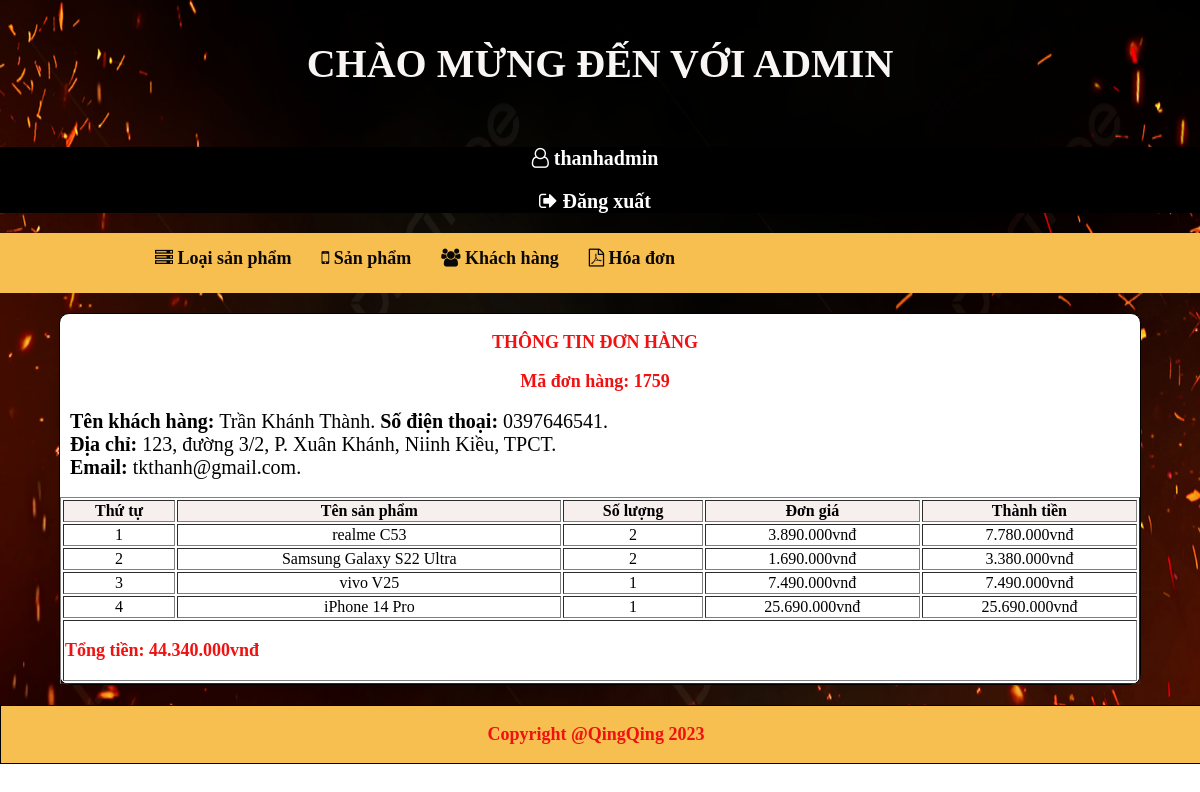
The page /admincp/index.php?action=donhang&query=xemdonhang&code=1759 (signed in) on the database its author committed.
### tables this page shows
CREATE TABLE `tbl_cart` (
  `id_cart` int(11) NOT NULL,
  `id_khachhang` int(11) NOT NULL,
  `code_cart` varchar(10) DEFAULT NULL,
  `cart_status` int(11) DEFAULT NULL
);

CREATE TABLE `tbl_kh` (
  `id_khachhang` int(11) NOT NULL,
  `hoten` varchar(30) DEFAULT NULL,
  `diachi` varchar(100) DEFAULT NULL,
  `email` varchar(50) DEFAULT NULL,
  `sodienthoai` varchar(11) DEFAULT NULL,
  `matkhau` varchar(100) DEFAULT NULL
);

CREATE TABLE `tbl_cart_detail` (
  `id_cart_detail` int(11) NOT NULL,
  `code_cart` varchar(10) DEFAULT NULL,
  `id_sanpham` int(11) NOT NULL,
  `soluongmua` int(11) DEFAULT NULL
);

CREATE TABLE `tbl_sp` (
  `id_sanpham` int(11) NOT NULL,
  `tensanpham` varchar(50) DEFAULT NULL,
  `soluong` int(11) DEFAULT NULL,
  `giasanpham` varchar(10) DEFAULT NULL,
  `hinhanh` varchar(60) DEFAULT NULL,
  `mausac` varchar(20) DEFAULT NULL,
  `manhinh` varchar(50) DEFAULT NULL,
  `cpu` varchar(100) DEFAULT NULL,
  `bonhotrong` varchar(5) DEFAULT NULL,
  `ram` varchar(30) DEFAULT NULL,
  `pin` varchar(20) DEFAULT NULL,
  `hedieuhanh` varchar(60) DEFAULT NULL,
  `cameratruoc` varchar(5) DEFAULT NULL,
  `camerasau` varchar(20) DEFAULT NULL,
  `id_loai` int(11) NOT NULL
);

### admincp/modules/quanlydonhang/xemdonhang.php (the view, shortened to what this page needs)
<?php
    $code = $_GET['code'];
    $sql_xem_donhang = "SELECT * FROM tbl_cart_detail, tbl_sp WHERE tbl_cart_detail.id_sanpham = tbl_sp.id_sanpham
        AND tbl_cart_detail.code_cart = '".$code."' ORDER BY tbl_cart_detail.id_cart_detail ASC";
    $query_xem_donhang = mysqli_query($mysqli,$sql_xem_donhang);
    $sql_donhang = "SELECT * FROM tbl_cart, tbl_kh
        WHERE tbl_cart.id_khachhang = tbl_kh.id_khachhang AND tbl_cart.code_cart =  '".$code."' ORDER BY tbl_cart.id_cart ASC";
    $query_donhang = mysqli_query($mysqli,$sql_donhang);
    $row = mysqli_fetch_array($query_donhang);
?>
<p style="text-align: center">THÔNG TIN ĐƠN HÀNG</p>
<p style="text-align: center">Mã đơn hàng: <?php echo $row['code_cart']?></p>
<div class="xem_donhang">
    <tr>
      <td><b>Tên khách hàng:</b> <?php echo $row['hoten']?>.</td>
      <td><b> Số điện thoại:</b> <?php echo $row['sodienthoai']?>.</td>
    </tr><br/>
    <tr><b> Địa chỉ: </b><?php echo $row['diachi']?>.</tr><br/>
    <tr><b> Email: </b><?php echo $row['email']?>.</tr><br/>
</div>
<table style="width:100%" border="1" style="border-collapse: collapse;" style="text-align: center;" >
  <tr class="title_lk">
    <th>Thứ tự</th>
    <th>Tên sản phẩm</th>
    <th>Số lượng</th>
    <th>Đơn giá</th>
    <th>Thành tiền</th>
  </tr>
  <?php
  $i = 0;
  $tongtien=0;
  while($row = mysqli_fetch_array($query_xem_donhang)){
    $i++;
    $tongtien+=$row['giasanpham']*$row['soluongmua'];
  ?>
  <tr style="text-align: center;">
    <td> <?php echo $i?></td>
    <td><?php echo $row['tensanpham']?></td>
    <td><?php echo $row['soluongmua']?></td>
    <td><?php echo number_format(($row['giasanpham']),0,',','.').'vnđ'?></td>
    <td><?php echo number_format(($row['giasanpham']*$row['soluongmua']),0,',','.').'vnđ'?> </td>
  </tr>
  <?php
   }
  ?>
    <tr>
        <td colspan="6"><p>Tổng tiền: <?php echo number_format($tongtien,0,',','.').'vnđ'?></p></td>
    </tr>
</table>

### admincp/css/styleAdmincp.css (style rules this page uses)
body { margin:0; padding:0; }
p { font-size: 18px; font-weight: bold; color: rgb(240, 17, 17); padding-right: 10px; }
.title_lk { background:#f7eeee; }
.xem_donhang { margin-left: 10px; font-size: 20px; }

### rows shown on the page
tbl_cart: code_cart "1759", id_khachhang.hoten "Trần Khánh Thành", id_khachhang.sodienthoai "0397646541", id_khachhang.diachi "123, đường 3/2, P. Xuân Khánh, Niinh Kiều, TPCT", id_khachhang.email "tkthanh@gmail.com"
tbl_cart_detail: id_sanpham.tensanpham "realme C53", soluongmua "2", id_sanpham.giasanpham "3.890.000", $row['giasanpham']*$row['soluongmua'] "7.780.000"
tbl_cart_detail: id_sanpham.tensanpham "Samsung Galaxy S22 Ultra", soluongmua "2", id_sanpham.giasanpham "1.690.000", $row['giasanpham']*$row['soluongmua'] "3.380.000"
tbl_cart_detail: id_sanpham.tensanpham "vivo V25", soluongmua "1", id_sanpham.giasanpham "7.490.000", $row['giasanpham']*$row['soluongmua'] "7.490.000"
tbl_cart_detail: id_sanpham.tensanpham "iPhone 14 Pro", soluongmua "1", id_sanpham.giasanpham "25.690.000", $row['giasanpham']*$row['soluongmua'] "25.690.000"

### other values the page prints
$_SESSION['login'] "thanhadmin"
$tongtien "44.340.000"
